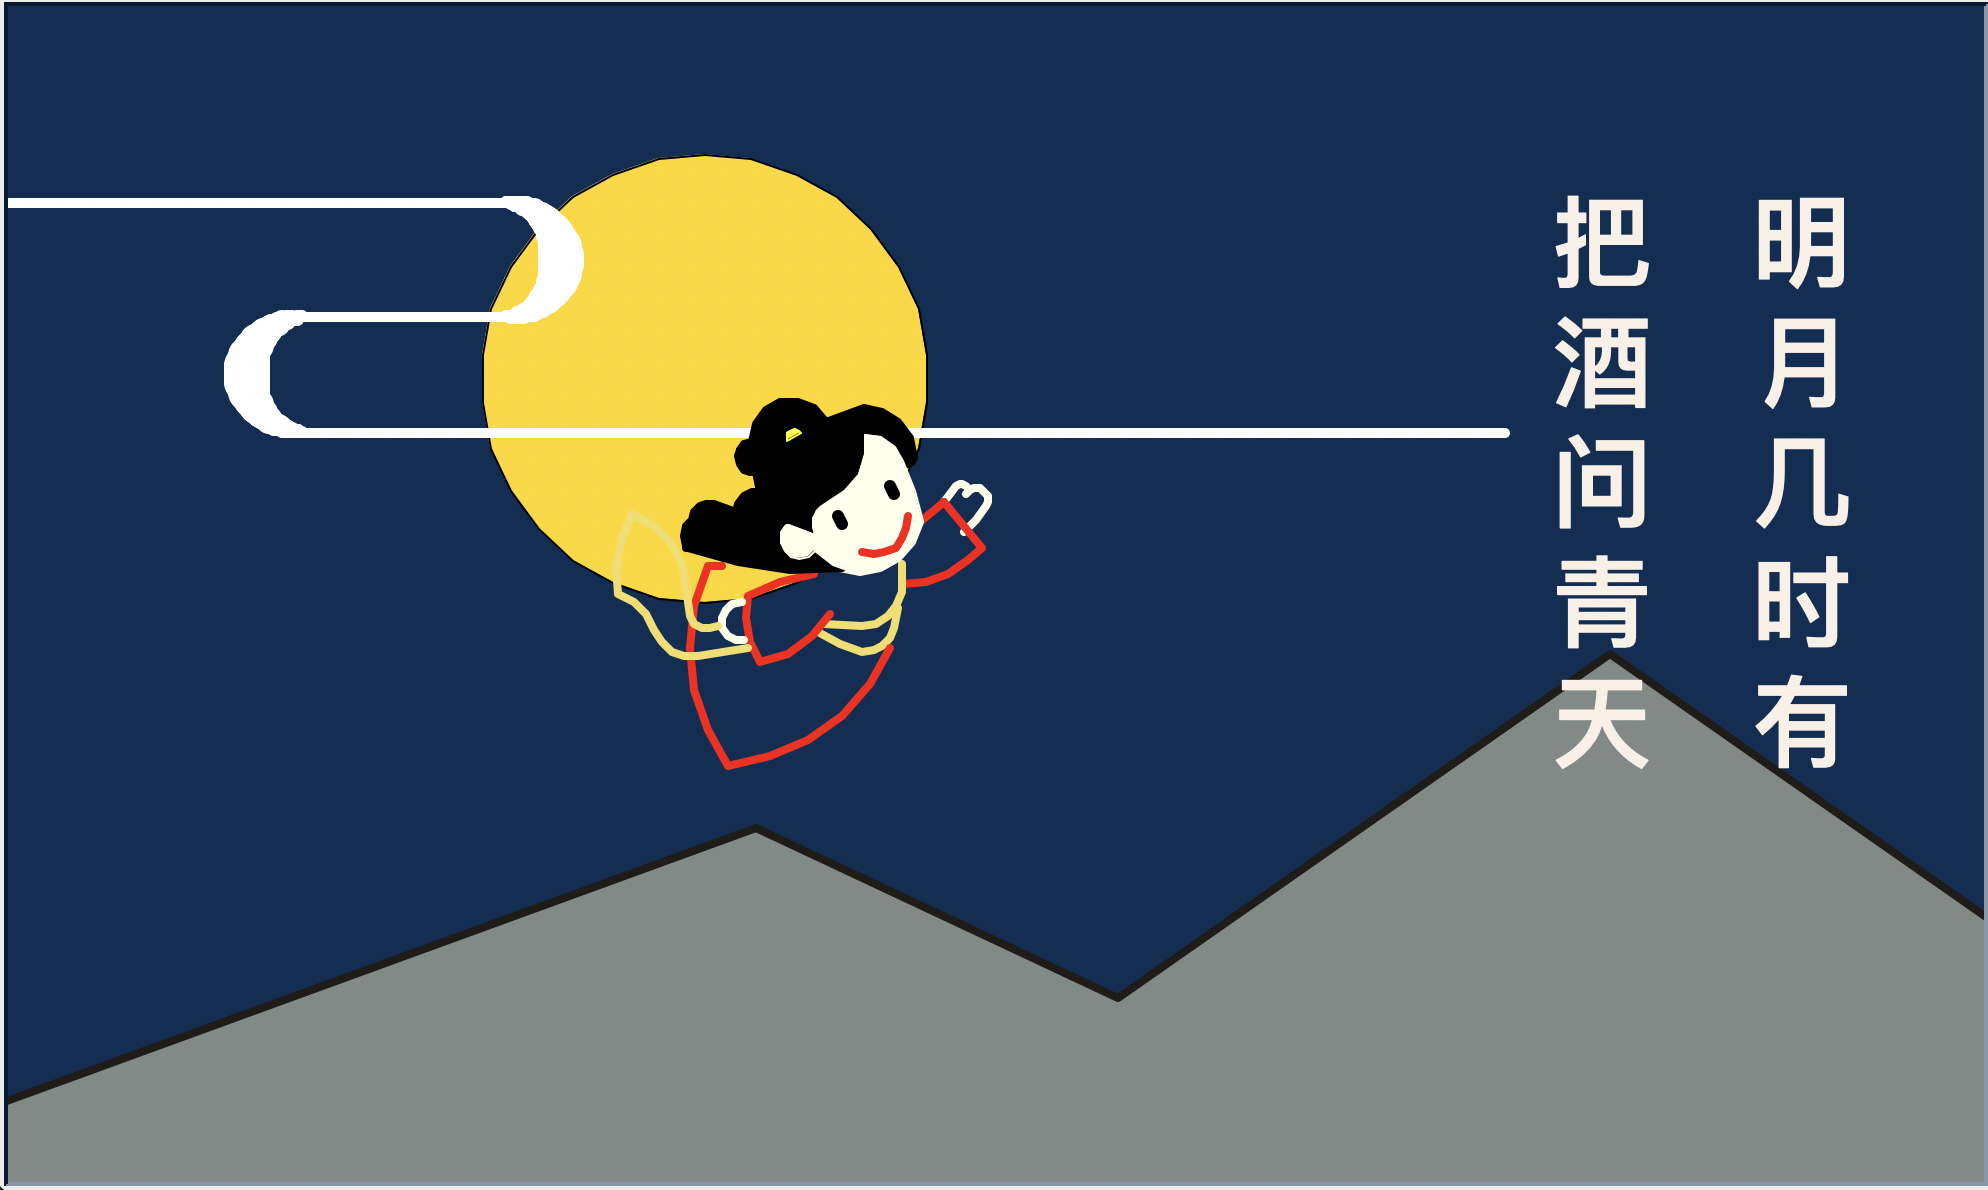

The Python source for this figure:
import turtle
import time
 
#绘制月亮
def drawMoon():            
	turtle.penup()
	turtle.goto(-150, 0)
	turtle.fillcolor((255, 215, 0))
	turtle.pendown()
	turtle.begin_fill()
	turtle.circle(112)
	turtle.end_fill()
 
 
#绘制云朵
def drawCloud():           
   turtle.penup()
   turtle.goto(-500, 200)
   turtle.fillcolor((245, 245, 245))
   turtle.pencolor((255, 255, 255))
   turtle.pensize(5)
   turtle.pendown()
   turtle.forward(250)
   def cloud(mode='right'):
      for i in range(90):
         turtle.pensize((i+1)*0.2+5)
         turtle.right(1) if mode == 'right' else turtle.left(1)
         turtle.forward(0.5)
      for i in range(90):
         turtle.pensize(90*0.2+5-0.2*(i+1))
         turtle.right(1) if mode == 'right' else turtle.left(1)
         turtle.forward(0.5)
   cloud()
   turtle.forward(100)
   cloud('left')
   turtle.forward(600)
 
 
#绘制山川
def drawMountain():          
   turtle.penup()
   turtle.goto(-500, -250)
   turtle.pensize(4)
   turtle.fillcolor((128, 138, 135))
   turtle.pencolor((31, 28, 24))
   turtle.pendown()
   turtle.begin_fill()
   turtle.left(20)
   turtle.forward(400)
   turtle.right(45)
   turtle.forward(200)
   turtle.left(60)
   turtle.forward(300)
   turtle.right(70)
   turtle.forward(300)
   turtle.goto(500, -300)
   turtle.goto(-500, -300)
   turtle.end_fill()
 
 
#画嫦娥
def draw_ChangE():
    lx, ly = -30, 50
    # 左手
    print("ok")
    turtle.penup()
    turtle.color("#ffffeb")
    turtle.width(4)
    turtle.goto(lx, ly)
    turtle.seth(50)
    turtle.pendown()
    turtle.fd(10)
    turtle.circle(-3, 180)
    turtle.right(170)
    turtle.circle(-6, 180)
    turtle.circle(-50, 20)
    # 左袖
    turtle.penup()
    turtle.color('red')
    turtle.goto(lx, ly)
    turtle.seth(-140)
    turtle.pendown()
    turtle.fd(16)
    turtle.penup()
    turtle.goto(lx, ly)
    turtle.seth(-50)
    turtle.pendown()
    turtle.fd(30)
    turtle.right(90)
    turtle.fd(10)
    turtle.circle(-50, 40)
    # 衣服
    turtle.color('#f3dd64')
    turtle.penup()
    turtle.right(90)
    turtle.fd(10)
    turtle.right(180)
    turtle.pendown()
    turtle.circle(-100, 8)
    turtle.circle(-20, 80)
    turtle.circle(-100, 11)
    # 衣服2
    turtle.penup()
    turtle.circle(-100, -11)
    turtle.circle(-20, -80)
    turtle.fd(8)
    turtle.pendown()
    turtle.circle(-100, 6)
    turtle.circle(-15, 82)
    turtle.circle(-40, 35)
    # 衣服-裙
    turtle.color('red')
    turtle.penup()
    turtle.circle(-40, -35)
    turtle.circle(-15, -82)
    turtle.fd(10)
    turtle.right(10)
    turtle.pendown()
    turtle.circle(-100, 60)
    turtle.right(60)
    turtle.circle(-100, 60)
    turtle.right(60)
    turtle.circle(-200, 2)
    # 右袖
    turtle.penup()
    turtle.circle(-200, -2)
    turtle.right(-60)
    turtle.circle(-100, -60)
    turtle.right(-60)
    turtle.circle(-100, -60)
    turtle.right(-10)
    turtle.fd(-6)
    turtle.circle(-100, -6)
    turtle.fd(-8)
    turtle.circle(-20, 80)
    turtle.circle(-100, 12)
    turtle.right(110)
    turtle.fd(10)
    turtle.right(180)
    turtle.pendown()
    turtle.circle(-50, 50)
    turtle.right(70)
    turtle.circle(-50, 40)
    turtle.right(57)
    turtle.circle(-200, 10)
    # 右手
    turtle.penup()
    turtle.circle(-200, -10)
    turtle.right(-57)
    turtle.circle(-50, -4)
    turtle.color("#ffffeb")
    turtle.left(80)
    turtle.circle(10, 15)
    turtle.pendown()
    turtle.circle(10, 190)
    # 下方飘带
    turtle.penup()
    turtle.circle(10, -90)
    turtle.seth(-140)
    turtle.color('#f3dd64')
    turtle.circle(-10, 10)
    turtle.pendown()
    turtle.circle(-10, 100)
    turtle.circle(-40, 20)
    turtle.circle(40, 70)
    turtle.left(80)
    turtle.circle(60, 40)
    turtle.left(60)
    turtle.circle(-30, 50)
    turtle.circle(20, 80)
    turtle.fd(25)
    # 脸
    turtle.penup()
    turtle.goto(lx, ly)
    turtle.seth(-140)
    turtle.fd(16)
    turtle.seth(-100)
    turtle.color("#ffffeb")
    turtle.pendown()
    turtle.circle(-30, 100)
    turtle.color('black')
    turtle.begin_fill()
    turtle.circle(-30, 30)
    # 耳朵
    turtle.left(100)
    turtle.circle(-10, 180)
    turtle.circle(-2, 60)
    turtle.circle(-40, 20)
    # 头发
    turtle.left(150)
    turtle.circle(-10, 90)
    turtle.circle(80, 10)
    turtle.circle(30, 60)
    turtle.right(100)
    turtle.circle(-20, 70)
    turtle.circle(3, 160)
    turtle.circle(25, 90)
    turtle.left(20)
    turtle.fd(20)
    turtle.right(80)
    turtle.circle(20, 150)
    turtle.right(80)
    turtle.circle(8, 180)
    turtle.right(90)
    turtle.fd(10)
    turtle.right(110)
    turtle.circle(10, 100)
    turtle.right(110)
    turtle.fd(12)
    turtle.circle(8, 110)
    turtle.right(50)
    turtle.circle(12, 70)
    turtle.circle(2, 50)
    turtle.circle(180, 25)
    turtle.end_fill()
    # 发髻
    turtle.penup()
    turtle.circle(180, -25)
    turtle.circle(2, -50)
    turtle.circle(12, -70)
    turtle.right(-50)
    turtle.circle(8, -110)
    turtle.fd(-12)
    turtle.right(-110)
    turtle.circle(10, -100)
    turtle.right(-110)
    turtle.fd(-10)
    turtle.right(-90)
    turtle.circle(8, -180)
    turtle.fd(-25)
    turtle.left(20)
    turtle.color('yellow')
    turtle.width(1)
    turtle.pendown()
    turtle.begin_fill()
    turtle.fd(8)
    turtle.right(90)
    turtle.circle(-4, 180)
    turtle.end_fill()
    # 脸
    turtle.penup()
    turtle.width(1)
    turtle.goto(lx, ly)
    turtle.seth(-140)
    turtle.fd(16)
    turtle.seth(-100)
    turtle.color("#ffffeb")
    turtle.pendown()
    turtle.begin_fill()
    turtle.circle(-30, 130)
    turtle.left(100)
    turtle.circle(-10, 180)
    turtle.circle(-2, 60)
    turtle.circle(-40, 20)
    turtle.left(150)
    turtle.circle(-10, 90)
 
    turtle.circle(80, 10)
    turtle.circle(30, 60)
    turtle.right(100)
    turtle.circle(-20, 70)
    turtle.left(3)
    turtle.circle(-200, 9)
    turtle.end_fill()
    # 眼睛
    turtle.penup()
    turtle.width(6)
    turtle.goto(lx, ly)
    turtle.color('black')
    turtle.seth(170)
    turtle.fd(25)
    turtle.pendown()
    turtle.seth(120)
    turtle.fd(4)
    turtle.penup()
    turtle.left(90)
    turtle.fd(30)
    turtle.left(90)
    turtle.pendown()
    turtle.fd(4)
    # 嘴
    turtle.penup()
    turtle.circle(100, 10)
    turtle.width(4)
    turtle.left(40)
    turtle.color('red')
    turtle.pendown()
    turtle.circle(100, 3)
    turtle.circle(15, 90)
    turtle.circle(100, 3)
 
 
def initTurtle():
   turtle.hideturtle()
   turtle.setup(1000, 600)
   turtle.title('中秋月饼')
   turtle.colormode(255)
   turtle.bgcolor((8, 46, 84))
   turtle.speed(100)
 
 
#写诗
def writePoetry():
	turtle.penup()
	turtle.goto(400, -150)
	turtle.pencolor((250, 240, 230))
	# 诗句
	potery = ["\n明\n月\n几\n时\n有\n", "把\n酒\n问\n青\n天\n"]
	coordinates = [(300, -150), (200, -150), (100, -150)]
	for i, p in enumerate(potery):
		turtle.write(p, align="center", font=("STXingkai", 50, "bold"))
		if (i + 1) != len(potery):
			time.sleep(2)
			turtle.goto(coordinates[i])
 
def add_moon_palace():
  draw_ChangE()
 
def main():
    initTurtle()
    turtle.speed(100)
    drawMoon()
    drawCloud()
    drawMountain()
    writePoetry()
    add_moon_palace()
    turtle.done()
 
if __name__ == '__main__':
    main()
